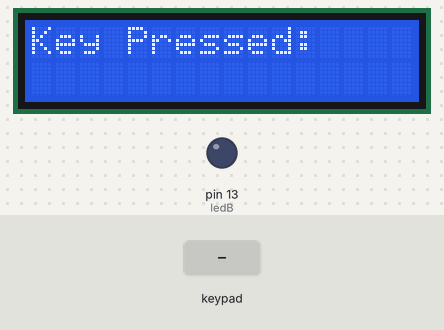
This sketch was run on a simulated Arduino Uno, built with avr-gcc and run on an emulated ATmega328P. Parts: 16×2 character LCD, output pins drawn as LEDs (lit = HIGH). Inputs (shaded band) come from the test bench. What the sketch prints to the serial monitor is not drawn.

Above: at 1.2 s.
1.3 s: keypad keys 1 2 3 4 # pressed 0.4 s apart
At 3.9 s:
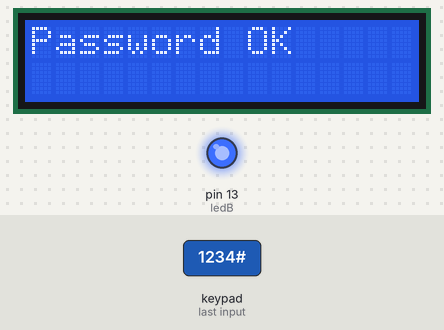
6.3 s: key '*' pressed
At 6.9 s:
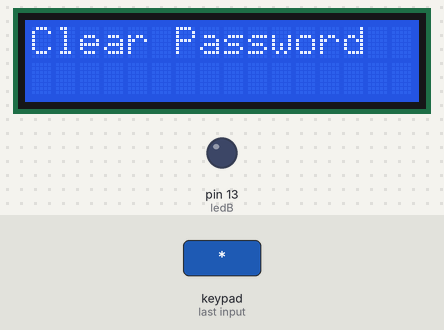
9.3 s: key 'A' pressed
At 10.5 s:
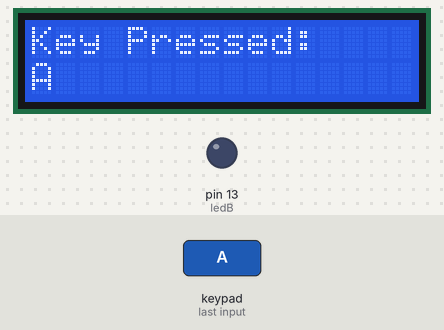
10.8 s: keypad keys 1 2 3 4 D pressed 0.4 s apart
At 13.4 s:
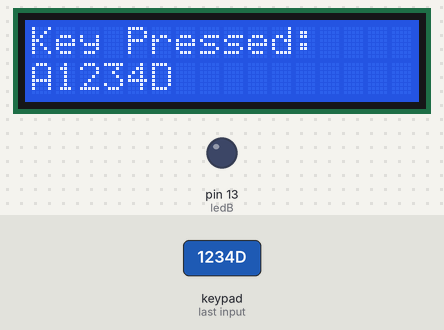
14.3 s: key 'B' pressed
At 14.9 s:
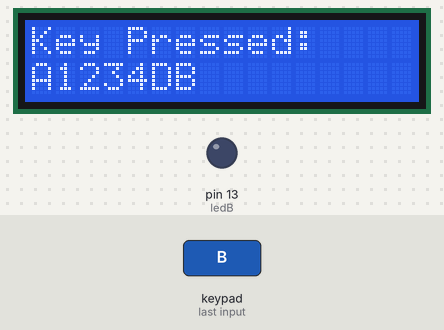
15.8 s: key 'C' pressed
At 16.1 s:
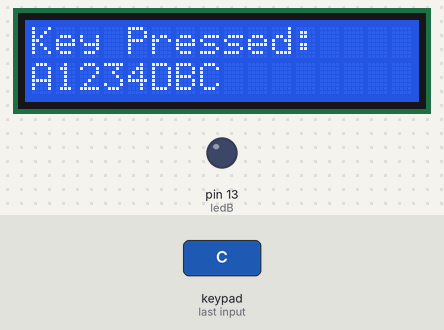
Timing chart, 0 to 18.3 s (numbered marks = the images above; inputs shaded):
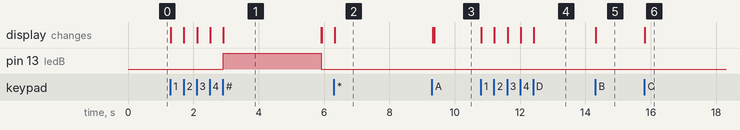

The sketch:

LAB4.3.ino
```cpp
/*LAB 4.3 4x4 */
// https://app.cirkitdesigner.com/project/9b262b5a-d5e1-463d-aa01-3831ad01c7c3

#include <Wire.h>
#include <LiquidCrystal_I2C.h>
#include <Keypad.h>
#define ledB 13


LiquidCrystal_I2C lcd(0x27, 16, 2);

const byte ROWS = 4;
const byte COLS = 4;

char keys[ROWS][COLS] = {
  {'1', '2', '3', 'A'},
  {'4', '5', '6', 'B'},
  {'7', '8', '9', 'C'},
  {'*', '0', '#', 'D'}
};

byte rowPins[ROWS] = {12, 11, 10, 9};
byte colPins[COLS] = {7, 6, 5, 4};

Keypad keypad = Keypad(makeKeymap(keys), rowPins, colPins, ROWS, COLS);

String input_password = "";

const String password_1 = "1234";

void setup() {
  Serial.begin(9600);
  pinMode(ledB,OUTPUT);
  digitalWrite(ledB,LOW);
  lcd.init();
  lcd.backlight();

  lcd.setCursor(0, 0);
  lcd.print("Key Pressed:");
}

void loop() {
 lcd.setCursor(0, 0);
 lcd.print("Key Pressed:");
 char key = keypad.getKey();

  if (key) { // If akey ispressed
  Serial.print("Key Pressed: ");
    Serial.println(key);


    if (key == '*') {
     input_password = "";
     lcd.clear();
     lcd.setCursor(0, 0);
     lcd.print("Clear Password");
     delay(3000);
     lcd.clear();
    }

    else if (key == '#'){
        if(input_password == password_1){
            lcd.clear();
            lcd.print("Password OK");
            Serial.print("Password OK");
            digitalWrite(ledB,HIGH);
            delay(3000);
            digitalWrite(ledB,LOW);
        }
     input_password = "";
     lcd.clear();

    }
    else {
     input_password += key;
     lcd.setCursor(0, 1);
     lcd.print( input_password);
    }
    }
}
```

Measured:
- after the input at 1.3 s, pin 13 (ledB): LOW → HIGH after 1.6 s, → LOW 3.0 s later; the display: first changes at once (image 1 shows a later state)
- after the input at 6.3 s, the display: changes at once (image 2)
- after the input at 9.3 s, the display: first differs from a run without the input after 0.07 s (image 3)
- after the input at 10.8 s, the display: first changes at once (image 4 shows a later state)
- after the input at 14.3 s, the display: changes at once (image 5)
- after the input at 15.8 s, the display: changes at once (image 6)
- what the display in image 1 shows lasts 3.0 s, from 2.9 s to 5.9 s
